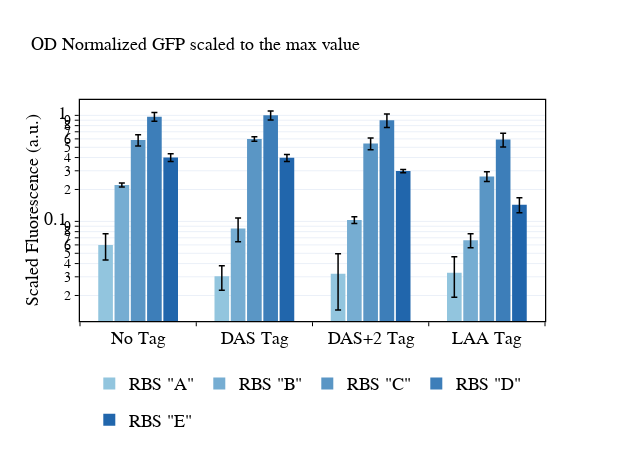
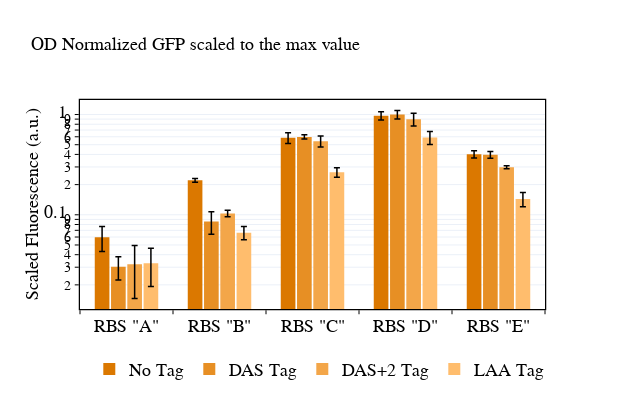

Notebook source saved alongside these figures, in order:
### Code cell
strains = ['1000','2000','3000','4000','5000',#,'0000','Lac'],
               '1100','2100','3100','4100','5100',#,'0000','Lac'],
              '1200','2200','3200','4200','5200',#,'0000','Lac'],
              '1300','2300','3300','4300','5300']#,'0000','Lac']]
rep_list = [replicate for replicate in expt_atc.replicate_trials if
            str(replicate.trial_identifier.strain.name) in strains]
rep_list = sorted(rep_list, key=lambda rep: str(rep.trial_identifier.strain))
norm = True
analyte_of_interest = 'GFP'
title = ''
title += 'OD Normalized '+analyte_of_interest+' '
attr = 'data_vector'


max_ss = max([getattr(replicate.avg.analyte_dict[analyte_of_interest], attr)[-1]
             for replicate in rep_list])
min_ss = min([getattr(replicate.avg.analyte_dict[analyte_of_interest], attr)[-1]
             for replicate in rep_list])

if norm:
    title = title + 'scaled to the max value'

#First separate by Degradation Tag - Observe effect of RBS
trace_list = []
for index,rbs_level in enumerate(['1','2','3','4','5']):
    rbs_codes = {'1':'A', '2':'B', '3':'C', '4':'D', '5':'E'}
    reps=[]
    for rep in rep_list:
        if rep.trial_identifier.strain.name.lower() not in ['lac', 'tet', '0000']:
            ident = rep.trial_identifier.strain.name.replace('00','').split()
            if ident:
                if ident[0][0] == rbs_level:
                    reps.append(rep)
    reps = sorted(reps, key=lambda rep: str(rep.trial_identifier.strain))
    x = ['No Tag', 'DAS Tag', 'DAS+2 Tag', 'LAA Tag']

    if norm:
        base = 0#min_ss
        scale = max_ss# - min_ss
    else:
        base=0
        scale=1

    y = [(getattr(rep.avg.analyte_dict[analyte_of_interest], attr)[-1] - base)/(scale)
         for rep in reps]
    y_errs = [(getattr(rep.std.analyte_dict[analyte_of_interest], attr)[-1])/(scale)
         for rep in reps]

    if rbs_level=='1':
        showlegend=True
    else:
        showlegened=False
    if reps:
        trace_list.append(go.Bar(x=x,
                             y=y,
                             error_y=dict(type='data', array=y_errs, thickness=1.5, width=3, color='black'),
                             marker=dict(color=py.colors.n_colors(py.colors.diverging.RdBu[-4], py.colors.diverging.RdBu[-2], 5, colortype='rgb')[index], line=dict(width=0)),
                             showlegend=showlegend,# yaxis='y2',
                             legendgroup=str(rbs_level),
                             name='RBS "'+str(rbs_codes[rbs_level])+'"'))

width=700
fig1=go.Figure(data=trace_list)
fig1.update_xaxes(showline=True, linewidth=1.25, linecolor='black', mirror=True, side='bottom',
                  ticks='outside', ticklen=4, tickangle=0, tickson='boundaries', title_font=dict(size=18, family='Myriad Pro', color='black'),
                  tickfont=dict(size=18, family='Myriad Pro', color='black'), tickcolor='black',
                  showgrid=False,zeroline=False)
fig1.update_layout(height=450, width=625, legend_orientation='h', legend_y=-0.2, 
                   title_font=dict(family='Myriad Pro',size=18, color='black'),
                   legend_x=0.02, bargap=0.3, bargroupgap=0.1, title=title,
                   legend_font=dict(family='Myriad Pro', size=18, color='black'))
fig1['layout']['title']['font'] = dict(family='Myriad Pro',size=18, color='black')
fig1['layout']['yaxis'] = dict(title='Scaled Fluorescence (a.u.)', title_standoff=0,
                             title_font=dict(family='Myriad Pro', size=18, color='black'),
                             showline=True, linewidth=1.25, linecolor='black', mirror=True, nticks=9,
                             ticks='outside', ticklen=4, tickangle=0, type='log',
                             tickfont=dict(family='Myriad Pro',size=18, color='black'), tickcolor='black', 
                             showgrid=True,zeroline=False,side='left')
plot(fig1)
trace_list = []
for index,deg_level in enumerate(['0','1','2','3']):
    deg_codes = {'0': 'No Tag', '1':'DAS Tag', '2':'DAS+2 Tag', '3':'LAA Tag'}
    reps=[]
    for rep in rep_list:
        if rep.trial_identifier.strain.name.lower() not in ['lac', 'tet', '0000']:
            ident = rep.trial_identifier.strain.name.replace('00','').split()
            if ident:
                if ident[0][1] == deg_level:
                    reps.append(rep)
    reps = sorted(reps, key=lambda rep: str(rep.trial_identifier.strain))
    x = ['RBS "A"', 'RBS "B"', 'RBS "C"', 'RBS "D"', 'RBS "E"']

    y = [(getattr(rep.avg.analyte_dict[analyte_of_interest], attr)[-1] - base)/(scale)
         for rep in reps]
    y_errs = [(getattr(rep.std.analyte_dict[analyte_of_interest], attr)[-1])/(scale)
         for rep in reps]


    if deg_level=='0':
        showlegend=True
    else:
        showlegened=False
    if reps:
        trace_list.append(go.Bar(x=x,
                             y=y,
                             error_y=dict(type='data', array=y_errs, thickness=1.5, width=3, color='black'),
                             marker=dict(color=py.colors.n_colors(colors['oranges'][1], colors['oranges'][-1], 4, colortype='rgb')[::-1][index], line=dict(width=0)),
                             showlegend=showlegend,# yaxis='y2',
                             legendgroup=str(deg_level),
                             name=deg_codes[deg_level]))

fig2=go.Figure(data=trace_list)
fig2.update_xaxes(showline=True, linewidth=1.25, linecolor='black', mirror=True, side='bottom',
                  ticks='outside', ticklen=4, tickangle=0, tickson='boundaries', title_font=dict(size=18, family='Myriad Pro', color='black'),
                  tickfont=dict(size=18, family='Myriad Pro', color='black'), tickcolor='black',
                  showgrid=False,zeroline=False)
fig2.update_layout(height=400, width=625, legend_orientation='h', legend_y=-0.2, 
                   title_font=dict(family='Myriad Pro',size=18, color='black'),
                   legend_x=0.02, bargap=0.3, bargroupgap=0.1, title=title,
                   legend_font=dict(family='Myriad Pro', size=18, color='black'))
fig2['layout']['title']['font'] = dict(family='Myriad Pro',size=18, color='black')
fig2['layout']['yaxis'] = dict(title='Scaled Fluorescence (a.u.)', title_standoff=0,
                             title_font=dict(family='Myriad Pro', size=18, color='black'),
                             showline=True, linewidth=1.25, linecolor='black', mirror=True, nticks=9,
                             ticks='outside', ticklen=4, tickangle=0, type='log',
                             tickfont=dict(family='Myriad Pro',size=18, color='black'), tickcolor='black', 
                             showgrid=True,zeroline=False,side='left')
plot(fig2)


# fig1.write_image("figXX00_RBS.svg", format='svg')
# fig2.write_image("figXX00_deg.svg", format='svg')

### Figure 1 — Plotly figure (JSON) as saved in the notebook; plotly's stock layout.template omitted (floating-point values rounded to 4 significant figures)
{"data": [{"error_y": {"array": [0.01667, 0.007916, 0.01742, 0.0136], "color": "black", "thickness": 1.5, "type": "data", "width": 3}, "legendgroup": "1", "marker": {"color": "rgb(146.0, 197.0, 222.0)", "line": {"width": 0}}, "name": "RBS \"A\"", "showlegend": true, "type": "bar", "x": ["No Tag", "DAS Tag", "DAS+2 Tag", "LAA Tag"], "y": [0.05982, 0.0303, 0.03202, 0.03285]}, {"error_y": {"array": [0.009143, 0.02164, 0.00754, 0.01011], "color": "black", "thickness": 1.5, "type": "data", "width": 3}, "legendgroup": "2", "marker": {"color": "rgb(117.75, 173.25, 209.5)", "line": {"width": 0}}, "name": "RBS \"B\"", "showlegend": true, "type": "bar", "x": ["No Tag", "DAS Tag", "DAS+2 Tag", "LAA Tag"], "y": [0.2205, 0.08573, 0.1033, 0.06638]}, {"error_y": {"array": [0.07082, 0.02869, 0.06824, 0.02852], "color": "black", "thickness": 1.5, "type": "data", "width": 3}, "legendgroup": "3", "marker": {"color": "rgb(89.5, 149.5, 197.0)", "line": {"width": 0}}, "name": "RBS \"C\"", "showlegend": true, "type": "bar", "x": ["No Tag", "DAS Tag", "DAS+2 Tag", "LAA Tag"], "y": [0.5859, 0.5984, 0.542, 0.2657]}, {"error_y": {"array": [0.09231, 0.09811, 0.13, 0.08754], "color": "black", "thickness": 1.5, "type": "data", "width": 3}, "legendgroup": "4", "marker": {"color": "rgb(61.25, 125.75, 184.5)", "line": {"width": 0}}, "name": "RBS \"D\"", "showlegend": true, "type": "bar", "x": ["No Tag", "DAS Tag", "DAS+2 Tag", "LAA Tag"], "y": [0.9722, 1, 0.8978, 0.5912]}, {"error_y": {"array": [0.03313, 0.03058, 0.01073, 0.02317], "color": "black", "thickness": 1.5, "type": "data", "width": 3}, "legendgroup": "5", "marker": {"color": "rgb(33.0, 102.0, 172.0)", "line": {"width": 0}}, "name": "RBS \"E\"", "showlegend": true, "type": "bar", "x": ["No Tag", "DAS Tag", "DAS+2 Tag", "LAA Tag"], "y": [0.4011, 0.3972, 0.2983, 0.1436]}], "layout": {"bargap": 0.3, "bargroupgap": 0.1, "height": 450, "legend": {"font": {"color": "black", "family": "Myriad Pro", "size": 18}, "orientation": "h", "x": 0.02, "y": -0.2}, "title": {"font": {"color": "black", "family": "Myriad Pro", "size": 18}, "text": "OD Normalized GFP scaled to the max value"}, "width": 625, "xaxis": {"linecolor": "black", "linewidth": 1.25, "mirror": true, "showgrid": false, "showline": true, "side": "bottom", "tickangle": 0, "tickcolor": "black", "tickfont": {"color": "black", "family": "Myriad Pro", "size": 18}, "ticklen": 4, "ticks": "outside", "tickson": "boundaries", "title": {"font": {"color": "black", "family": "Myriad Pro", "size": 18}}, "zeroline": false}, "yaxis": {"linecolor": "black", "linewidth": 1.25, "mirror": true, "nticks": 9, "showgrid": true, "showline": true, "side": "left", "tickangle": 0, "tickcolor": "black", "tickfont": {"color": "black", "family": "Myriad Pro", "size": 18}, "ticklen": 4, "ticks": "outside", "title": {"font": {"color": "black", "family": "Myriad Pro", "size": 18}, "standoff": 0, "text": "Scaled Fluorescence (a.u.)"}, "type": "log", "zeroline": false}}}

### Figure 2 — Plotly figure (JSON) as saved in the notebook; plotly's stock layout.template omitted (floating-point values rounded to 4 significant figures)
{"data": [{"error_y": {"array": [0.01667, 0.009143, 0.07082, 0.09231, 0.03313], "color": "black", "thickness": 1.5, "type": "data", "width": 3}, "legendgroup": "0", "marker": {"color": "rgb(219.0, 120.0, 0.0)", "line": {"width": 0}}, "name": "No Tag", "showlegend": true, "type": "bar", "x": ["RBS \"A\"", "RBS \"B\"", "RBS \"C\"", "RBS \"D\"", "RBS \"E\""], "y": [0.05982, 0.2205, 0.5859, 0.9722, 0.4011]}, {"error_y": {"array": [0.007916, 0.02164, 0.02869, 0.09811, 0.03058], "color": "black", "thickness": 1.5, "type": "data", "width": 3}, "legendgroup": "1", "marker": {"color": "rgb(231.0, 143.0, 36.33333333333333)", "line": {"width": 0}}, "name": "DAS Tag", "showlegend": true, "type": "bar", "x": ["RBS \"A\"", "RBS \"B\"", "RBS \"C\"", "RBS \"D\"", "RBS \"E\""], "y": [0.0303, 0.08573, 0.5984, 1, 0.3972]}, {"error_y": {"array": [0.01742, 0.00754, 0.06824, 0.13, 0.01073], "color": "black", "thickness": 1.5, "type": "data", "width": 3}, "legendgroup": "2", "marker": {"color": "rgb(243.0, 166.0, 72.66666666666666)", "line": {"width": 0}}, "name": "DAS+2 Tag", "showlegend": true, "type": "bar", "x": ["RBS \"A\"", "RBS \"B\"", "RBS \"C\"", "RBS \"D\"", "RBS \"E\""], "y": [0.03202, 0.1033, 0.542, 0.8978, 0.2983]}, {"error_y": {"array": [0.0136, 0.01011, 0.02852, 0.08754, 0.02317], "color": "black", "thickness": 1.5, "type": "data", "width": 3}, "legendgroup": "3", "marker": {"color": "rgb(255.0, 189.0, 109.0)", "line": {"width": 0}}, "name": "LAA Tag", "showlegend": true, "type": "bar", "x": ["RBS \"A\"", "RBS \"B\"", "RBS \"C\"", "RBS \"D\"", "RBS \"E\""], "y": [0.03285, 0.06638, 0.2657, 0.5912, 0.1436]}], "layout": {"bargap": 0.3, "bargroupgap": 0.1, "height": 400, "legend": {"font": {"color": "black", "family": "Myriad Pro", "size": 18}, "orientation": "h", "x": 0.02, "y": -0.2}, "title": {"font": {"color": "black", "family": "Myriad Pro", "size": 18}, "text": "OD Normalized GFP scaled to the max value"}, "width": 625, "xaxis": {"linecolor": "black", "linewidth": 1.25, "mirror": true, "showgrid": false, "showline": true, "side": "bottom", "tickangle": 0, "tickcolor": "black", "tickfont": {"color": "black", "family": "Myriad Pro", "size": 18}, "ticklen": 4, "ticks": "outside", "tickson": "boundaries", "title": {"font": {"color": "black", "family": "Myriad Pro", "size": 18}}, "zeroline": false}, "yaxis": {"linecolor": "black", "linewidth": 1.25, "mirror": true, "nticks": 9, "showgrid": true, "showline": true, "side": "left", "tickangle": 0, "tickcolor": "black", "tickfont": {"color": "black", "family": "Myriad Pro", "size": 18}, "ticklen": 4, "ticks": "outside", "title": {"font": {"color": "black", "family": "Myriad Pro", "size": 18}, "standoff": 0, "text": "Scaled Fluorescence (a.u.)"}, "type": "log", "zeroline": false}}}
